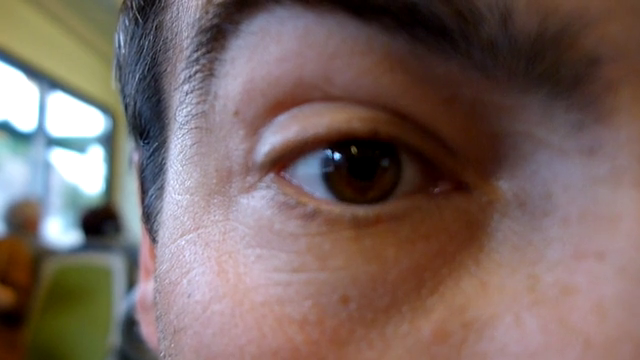
#> input picture frame 15 of projeler 1/eye_motion.mp4, 640 x 360 px
$ python 'göz_izleme.py'
#> lines starting #> are read from the running program, lines starting #| are printed output that depends on the picture; after the words box and inside, x2 and y2 are one past the last pixel; in counts of white or black regions, pixels touching at a corner belong together
import cv2

cap = cv2.VideoCapture("eye_motion.mp4")


while (1):
    ret,frame = cap.read()
#> frame is the input picture: shape (360, 640, 3); mean B, G, R 97.9, 102.8, 121.2
    if ret is False:
        break
    roi = frame[80:210,230:450]
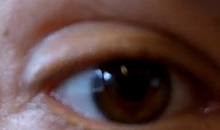
#> roi: shape (130, 220, 3); mean B, G, R 64.2, 67.3, 92.3
    rows,cols,_ = roi.shape
#> rows = 130; cols = 220
    gray = cv2.cvtColor(roi,cv2.COLOR_BGR2GRAY)
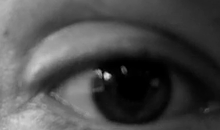
#> gray: shape (130, 220); min 0, max 221, mean 74.4
    _,threshold = cv2.threshold(gray,3,255,cv2.THRESH_BINARY_INV)
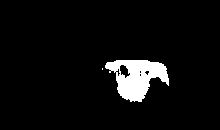
#> threshold: shape (130, 220); 5.4% white; 2 white regions (1 under 20 px)
    conters,_ = cv2.findContours(threshold,cv2.RETR_TREE,cv2.CHAIN_APPROX_SIMPLE)
#> conters = 7 contours, 5 with area under 20; largest, box (x1, y1, x2, y2) and area: (105, 60, 169, 102) 1550, (119, 64, 131, 79) 92
    conters = sorted(conters,key = lambda x: cv2.contourArea(x),reverse=True)
    for cnt in conters:
        (x,y,w,h) = cv2.boundingRect(cnt)
        cv2.rectangle(roi,(x,y),(x+w,y+h),(0,0,255),2)
        cv2.line(roi,(x+int(w/2),0),(x+int(w/2),rows),(255,0,0),2)
        cv2.line(roi,(0,y +int(h/2)),(cols,y +int (h/2)),(255,0,0),2)
        break
#> this loop made 1 pass
#> (x, y, w, h) on pass 1: (105, 60, 64, 42)
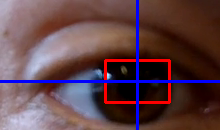
#> roi: shape (130, 220, 3); 5.72% of pixels changed, all inside (x1, y1, x2, y2) = (0, 0, 220, 130)
    frame[80:210,230:450] = roi
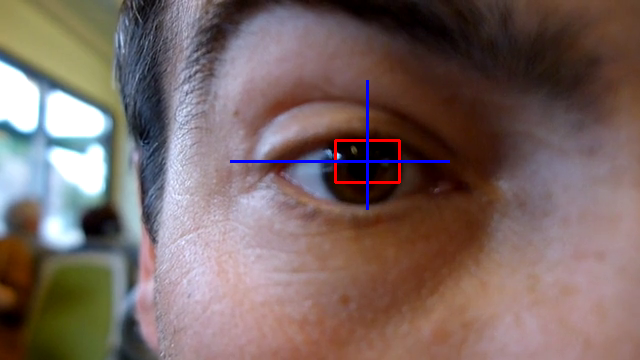
#> frame: shape (360, 640, 3); 0.71% of pixels changed, all inside (x1, y1, x2, y2) = (230, 80, 450, 210)
    cv2.imshow("frame",frame)

    if cv2.waitKey(50) & 0xFF == ord('q'):
#> (key q is pressed here)
        break
cap.release()
cv2.destroyAllWindows()

$ run again, starting later in the video
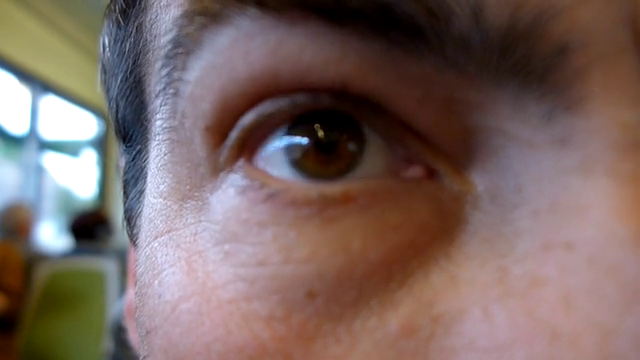
#> input picture frame 124 of projeler 1/eye_motion.mp4, 640 x 360 px
#> frame is the input picture: shape (360, 640, 3); mean B, G, R 97.7, 102, 121.5
#> `_,threshold = cv2.threshold(gray,3,255,cv2.THRESH_BINARY_INV)`:
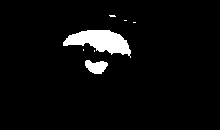
#> threshold: shape (130, 220); 4.5% white; 7 white regions (5 under 20 px)
#> conters = 7 contours, 5 with area under 20; largest, box (x1, y1, x2, y2) and area: (63, 30, 131, 58) 969, (85, 60, 108, 74) 196
#> the loop `for cnt in conters:` made 1 pass
#> (x, y, w, h) on pass 1: (63, 30, 68, 28)
#> `frame[80:210,230:450] = roi`:
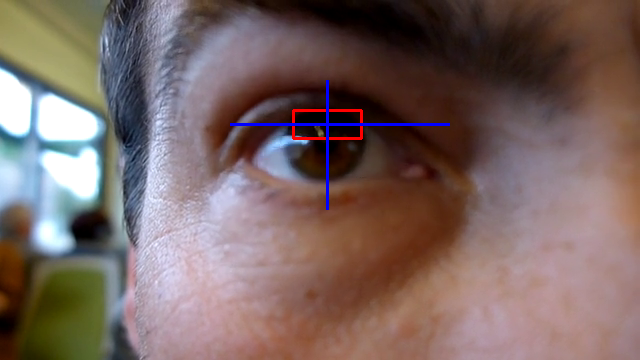
#> frame: shape (360, 640, 3); 0.68% of pixels changed, all inside (x1, y1, x2, y2) = (230, 80, 450, 210)
